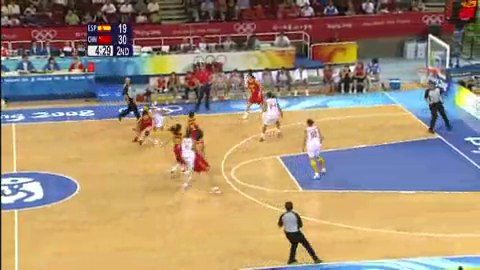
#> input picture frame 14 of video/test3_480x270.mp4, 480 x 270 px, given in place of tt.mov, which was not available
$ python maskcolor.py   (older library calls are emulated)
#> lines starting #> are read from the running program, lines starting #| are printed output that depends on the picture; after the words box and inside, x2 and y2 are one past the last pixel; in counts of white or black regions, pixels touching at a corner belong together; pictures that were not available may be replaced by others from this repository, and a replacement may not be noted
#> further down, frame is the input picture: shape (270, 480, 3); mean B, G, R 116.6, 142, 163
### canvas_show.py
import numpy as np
import cv2
import random

# [22 lines left out: functions canvas_show, draw_circle, draw_circle2, not called in this run]


def draw_circle3(point, rgb):
    img = np.zeros((360, 640, 3), np.uint8)

    point2 = []
    for i in point:
        cv2.circle(img, (int(i[0]), int(i[1])), 3, rgb, -1)

    cv2.imshow('img', img)
    cv2.waitKey(1)

### trash/maskcolor.py
import cv2
import numpy as np
import team_identification as ti
import math
import canvas_show as cs


def mask_color(original_image):

    # HSV color
    boundaries = [
        ([-1], [0, 120, 120], [10, 255, 255])
        # ([1], [110, 50, 50], [130, 255, 255])
    ]

    original_img_hsv = cv2.cvtColor(original_image, cv2.COLOR_BGR2HSV)
#> original_img_hsv: shape (270, 480, 3); mean H, S, V 53.5, 111.4, 178.7

    for (code, lower, upper) in boundaries:

        lower = np.array(lower, dtype='uint8')
        upper = np.array(upper, dtype='uint8')

        copy_original_image = original_image.copy()
        copy_original_image2 = original_image.copy()
        copy1 = original_image.copy()


        # 첫번째 필터링, 붉은색 hsv 검출하기
        mask = cv2.inRange(original_img_hsv, lower, upper)
        ret, thr = cv2.threshold(mask, 127, 255, 0)
        _, contours, _ = cv2.findContours(thr, cv2.RETR_TREE, cv2.CHAIN_APPROX_SIMPLE)

        # 첫번째 필터 그리기, 붉은색 추가
        trans_image_1 = cv2.drawContours(copy_original_image, contours, -1, (0, 0, 255), 10)

        cv2.imshow('First', trans_image_1)
        cv2.waitKey(1)

        # 두번째 필터링, 붉은색이 추가된 이미지에 다시 붉은색 검출하기
        trans_img_1_hsv = cv2.cvtColor(trans_image_1, cv2.COLOR_BGR2HSV)
        mask2 = cv2.inRange(trans_img_1_hsv, lower, upper)

        mask2 = cv2.medianBlur(mask2, 5)
        # mask2 = cv2.GaussianBlur(mask2, (5, 5), 0)

        cv2.imshow('Second', mask2)
        cv2.waitKey(1)

        ret, thr = cv2.threshold(mask2, 127, 255, 0)
        _, contours, _ = cv2.findContours(thr, cv2.RETR_TREE, cv2.CHAIN_APPROX_SIMPLE)

        cv2.drawContours(copy1, contours, -1, (0, 0, 255), 20)

        cv2.imshow('Delete mask', copy1)
        cv2.waitKey(1)

        boxes = []

        centerL = []


        for c in contours:

            k = cv2.contourArea(c)

            # get the bounding rect

            x, y, w, h = cv2.boundingRect(c)

            print(cv2.contourArea(c))
            if cv2.contourArea(c) < 200:
                continue

            center = (int(x), int(y))
            centerL.append(center)

            # draw a green rectangle to visualize the bounding rect
            cv2.rectangle(copy_original_image2, (x, y), (x + w, y + h), (0, 255, 0), 2)

            pre_center = (int(x), int(y))

            # get the min area rect
            rect = cv2.minAreaRect(c)
            box = cv2.boxPoints(rect)
            # convert all coordinates floating point values to int
            box = np.int0(box)
            # draw a red 'nghien' rectangle
            # img = cv2.drawContours(original_image, [box], 0, (0, 0, 255))

            # convert all values to int
            center = (int(x), int(y))
            boxes.append([y, h, x, w])

            cv2.waitKey(1)

        for i in centerL:
            print("i",i)

        cs.draw_circle3(centerL, (0, 0, 255))

        pre_centerL = centerL
#> this loop made 1 pass
#> pass 1, in mask_color, `mask = cv2.inRange(original_img_hsv, lower, upper)`:
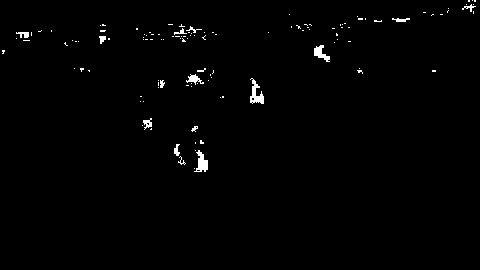
#> mask: shape (270, 480); 1% white; 121 white regions (106 under 20 px), largest, box (x1, y1, x2, y2) and area: (250, 78, 264, 104) 178, (194, 150, 208, 172) 166, (314, 45, 330, 62) 132
#> pass 1, in mask_color, `trans_image_1 = cv2.drawContours(copy_original_image, contours, -1, (0..`:
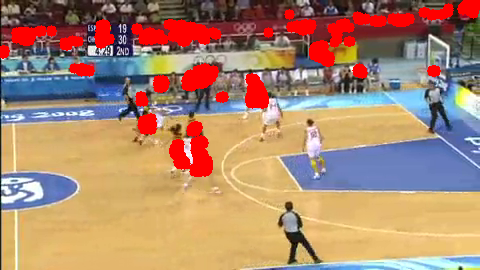
#> trans_image_1: shape (270, 480, 3); mean B, G, R 111.2, 135.8, 172.2
#> pass 1, in mask_color, `mask2 = cv2.inRange(trans_img_1_hsv, lower, upper)`:
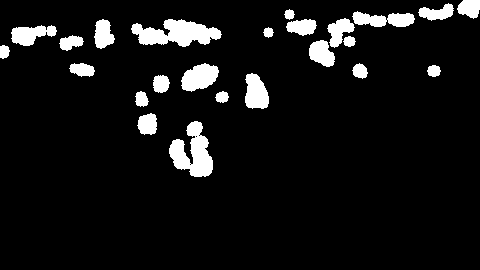
#> mask2: shape (270, 480); 7.8% white; 24 white regions, largest, box (x1, y1, x2, y2) and area: (131, 19, 222, 47) 1539, (169, 121, 213, 177) 1394, (181, 63, 219, 92) 746
#> after the loop:
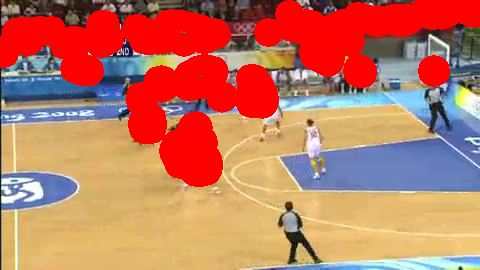
#> copy1: shape (270, 480, 3); mean B, G, R 96.7, 119.8, 193
#> after the loop:
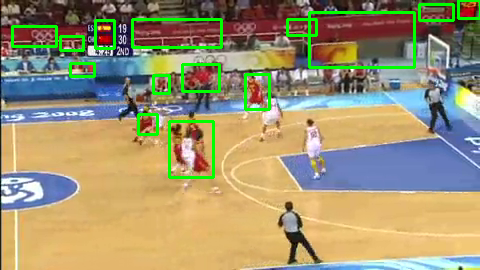
#> copy_original_image2: shape (270, 480, 3); mean B, G, R 113, 148.3, 158
#> after the loop:
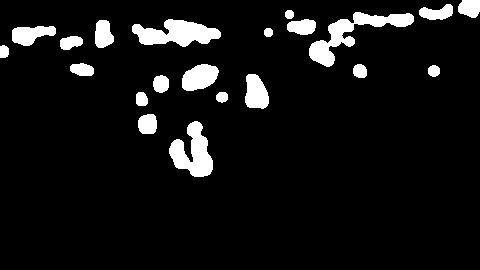
#> mask2: shape (270, 480); 7.6% white; 21 white regions, largest, box (x1, y1, x2, y2) and area: (309, 12, 414, 67) 1694, (132, 19, 221, 47) 1517, (169, 121, 213, 177) 1382


            # print(len(contours))
            # print("center", center)


    return copy_original_image2, boxes


cap = cv2.VideoCapture('/Users/itaegyeong/Desktop/tt.mov')

while True:
    _, frame = cap.read()
    img,b = mask_color(frame)
#> b = [[121, 56, 169, 44], [114, 20, 138, 19], [75, 18, 153, 16], [74, 35, 245, 24], [64, 27, 182, 37], [63, 13, 70, 24], [36, 14, 60, 23], [26, 20, 12, 44], [20, 28, 95, 19], [19, 16, 287, 29], [19, 28, 132, 89], [12, 55, 309, 105], [4, 16, 419, 34], [0, 18, 458, 22]]
    cv2.imshow('box', img)
    cv2.waitKey(1)

cv2.destroyAllWindows()

$ run again, starting later in the video
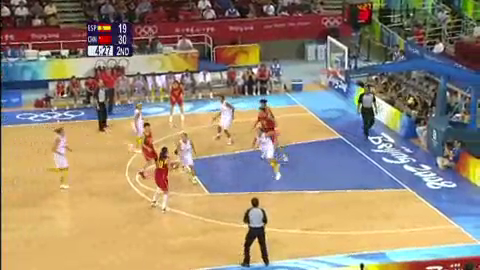
#> input picture frame 65 of video/test3_480x270.mp4, 480 x 270 px, given in place of tt.mov, which was not available
#> frame is the input picture: shape (270, 480, 3); mean B, G, R 116.5, 137.8, 154.3
#> original_img_hsv: shape (270, 480, 3); mean H, S, V 56, 107.9, 172.1
#> the loop in mask_color, `for (code, lower, upper) in boundaries: ` made 1 pass
#> pass 1, in mask_color, `mask = cv2.inRange(original_img_hsv, lower, upper)`:
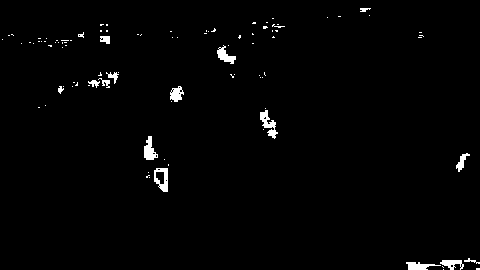
#> mask: shape (270, 480); 1.5% white; 95 white regions (80 under 20 px), largest, box (x1, y1, x2, y2) and area: (260, 110, 278, 139) 218, (154, 168, 168, 192) 199, (144, 136, 158, 160) 195
#> after the loop in mask_color, `for (code, lower, upper) in boundaries:`:
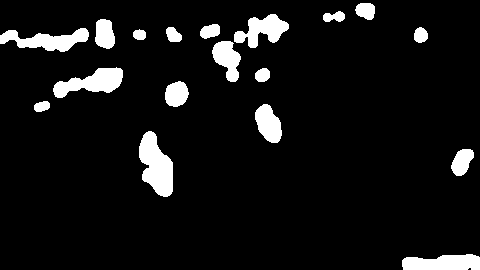
#> mask2: shape (270, 480); 7.7% white; 18 white regions, largest, box (x1, y1, x2, y2) and area: (139, 131, 173, 197) 1458, (53, 67, 123, 98) 1158, (0, 28, 89, 52) 1109
#> b = [[254, 16, 402, 78], [149, 27, 451, 23], [131, 66, 139, 34], [104, 39, 255, 27], [81, 26, 165, 24], [67, 31, 53, 70], [41, 41, 212, 29], [28, 24, 0, 89], [24, 15, 200, 20], [19, 30, 95, 20], [14, 34, 234, 55], [3, 17, 355, 20]]

$ run again, starting later in the video
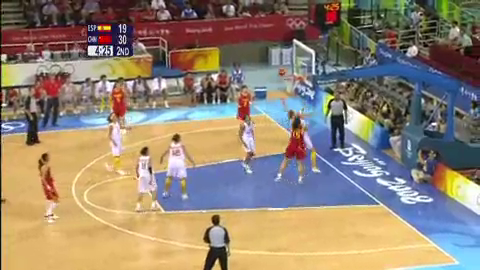
#> input picture frame 116 of video/test3_480x270.mp4, 480 x 270 px, given in place of tt.mov, which was not available
#> frame is the input picture: shape (270, 480, 3); mean B, G, R 115, 132.5, 147.5
#> original_img_hsv: shape (270, 480, 3); mean H, S, V 58, 103.8, 165.2
#> the loop in mask_color, `for (code, lower, upper) in boundaries: ` made 1 pass
#> pass 1, in mask_color, `mask = cv2.inRange(original_img_hsv, lower, upper)`:
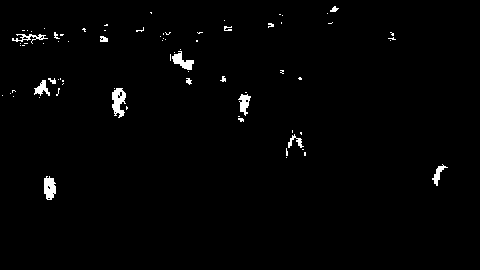
#> mask: shape (270, 480); 1.3% white; 77 white regions (61 under 20 px), largest, box (x1, y1, x2, y2) and area: (112, 88, 126, 118) 270, (44, 176, 56, 200) 221, (172, 51, 194, 70) 199
#> after the loop in mask_color, `for (code, lower, upper) in boundaries:`:
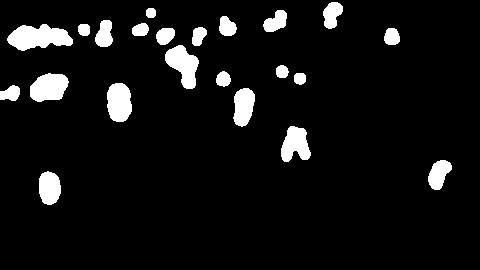
#> mask2: shape (270, 480); 7.2% white; 22 white regions, largest, box (x1, y1, x2, y2) and area: (7, 24, 73, 51) 1181, (165, 45, 199, 89) 866, (30, 73, 69, 102) 855
#> b = [[171, 34, 39, 22], [160, 30, 428, 24], [126, 36, 281, 30], [88, 39, 233, 22], [85, 16, 0, 20], [83, 39, 107, 25], [73, 29, 30, 39], [45, 44, 165, 34], [28, 17, 156, 19], [24, 27, 7, 66], [20, 27, 95, 18], [16, 20, 219, 18], [10, 22, 263, 24], [2, 27, 323, 20]]
